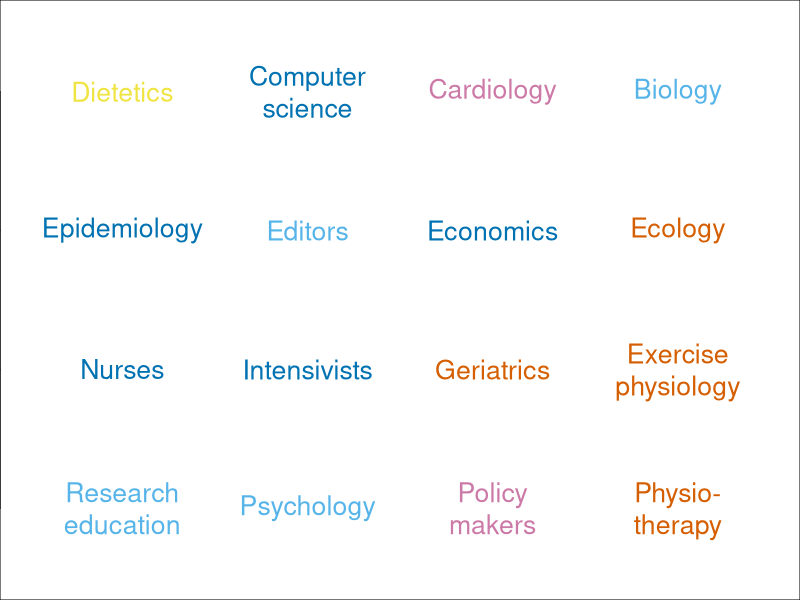
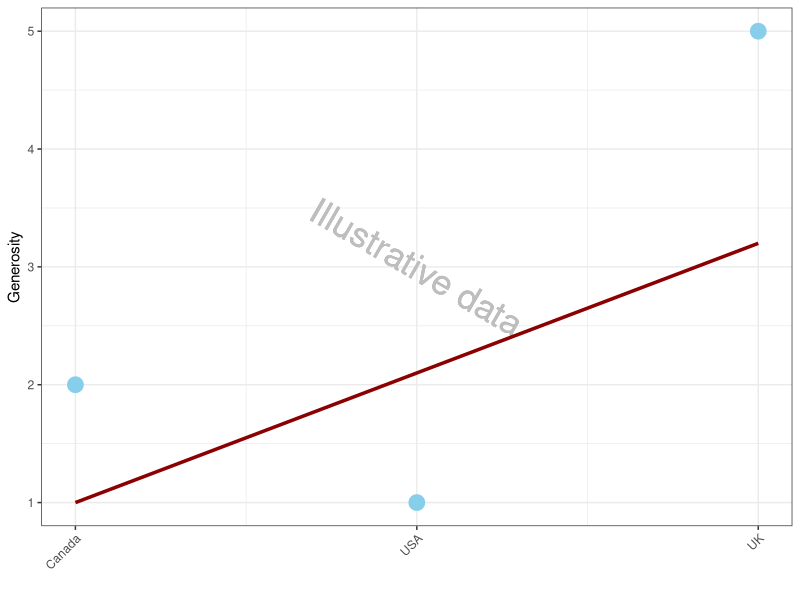

These figures' R source, in order:
## ---- chunk 1
# 20 minute talk, 5 mins questions
# • Wasted hours on ethics applications
# • Lack of training / understanding of statistics
# • Results that can’t be reproduced
# • Rewards that focus on impact factors rather than real-world research impact

knitr::opts_chunk$set(echo = FALSE, warning=FALSE, message=FALSE, error=FALSE, comment='', dpi=400, fig.align = 'center')
options(htmltools.dir.version = FALSE)
library(ggplot2)
library(dplyr)
## ---- chunk 2
knitr::include_graphics("https://www.bmj.com/content/bmj/351/bmj.h4992/F1.large.jpg")
## ---- chunk 3
# make data
fields = c('Epidemiology','Psychology','Ecology','Exercise\nphysiology','Geriatrics','Intensivists','Cardiology','Economics','Nurses','Physio-\ntherapy','Dietetics','Policy\nmakers','Editors','Research\neducation','Biology','Computer\nscience')
fields = fields[rev(order(fields))]
n.fields = length(fields)
plot.data = expand.grid(x=1:4, y=1:4)
plot.data$field = fields
cbbPalette <- c("#000000", "#E69F00", "#56B4E9", "#009E73", "#F0E442", "#0072B2", "#D55E00", "#CC79A7")
colours = sample(cbbPalette, 16, replace=TRUE)
# make plot
jpeg('figures/fields.jpg', width=6, height=4, units='in', res=400, quality = 100)
par(mai=rep(0, 4))
plot(c(0.5, 4.5), c(0.5, 4.5), xaxt='n', type='n', xlab='', ylab='')
text(x=plot.data$x, y=plot.data$y, labels=plot.data$field, col=colours, cex=1.6)
invisible(dev.off())
## ---- chunk 4
knitr::include_graphics("https://raw.githubusercontent.com/agbarnett/talks/master/waste/figures/fields.jpg")
## ---- chunk 5
# example plot of categories versus linear
example = data.frame(country = 1:3, category = c(2, 1, 5), linear=c(1,2.1,3.2)) 
gplot = ggplot(data=example, aes(x=country, y=category))+
  geom_text(aes(x=2, y=3, label='Illustrative data'), col='grey', angle=-30, size=9)+
  geom_point(size=5, colour='sky blue')+
  geom_line(aes(x=country, y=linear), size=1.2, colour='dark red')+
  scale_x_continuous(breaks=1:3, labels=c('Canada','USA','UK'))+
  xlab('')+
  ylab('Generosity')+
  theme_bw()+
  theme(axis.text.x = element_text(angle=45, hjust = 1))
jpeg('figures/religious.jpg', width=5, height=2.2, units='in', res=400, quality = 100)
print(gplot)
invisible(dev.off())
## ---- chunk 6
knitr::include_graphics("https://raw.githubusercontent.com/agbarnett/talks/master/waste/figures/religious.jpg")
## ---- chunk 7
knitr::include_graphics("https://raw.githubusercontent.com/agbarnett/talks/master/waste/figures/Grayson1.jpg")
## ---- chunk 8
knitr::include_graphics("https://raw.githubusercontent.com/agbarnett/talks/master/waste/figures/Grayson2.jpg")
## ---- chunk 9
# from usydney.Rmd
knitr::include_graphics("https://raw.githubusercontent.com/agbarnett/talks/master/waste/figures/patient_times.jpg")
## ---- chunk 10
knitr::include_graphics("https://raw.githubusercontent.com/agbarnett/talks/master/waste/figures/black_box.jpg")
## ---- chunk 11
knitr::include_graphics("https://raw.githubusercontent.com/agbarnett/talks/master/AIMOS/figures/cakes.jpg")
## ---- chunk 12
knitr::include_graphics("https://raw.githubusercontent.com/agbarnett/talks/master/waste/figures/BarnettAppendixFig2.jpg")
## ---- chunk 13
knitr::include_graphics("https://raw.githubusercontent.com/agbarnett/talks/master/AIMOS/figures/SwannTweet1.jpg")
## ---- chunk 14
knitr::include_graphics("https://raw.githubusercontent.com/agbarnett/talks/master/AIMOS/figures/SwannTweet2.jpg")
## ---- chunk 15
knitr::include_graphics("https://www.penguin.co.uk/content/dam/prh/books/294/294857/9780241398630.jpg.transform/PRHDesktopWide_small/image.jpg")
## ---- chunk 16
knitr::include_graphics("http://www.bca.edu.au/images/bannerlarge1.3.gif")
## ---- chunk 17
knitr::include_graphics("https://upload.wikimedia.org/wikipedia/commons/1/12/Doug_altman.jpeg")
## ---- chunk 18
knitr::include_graphics("https://raw.githubusercontent.com/agbarnett/talks/master/waste/figures/news_story1.png")
## ---- chunk 19
knitr::include_graphics("https://raw.githubusercontent.com/agbarnett/talks/master/waste/figures/news_story2.png")
